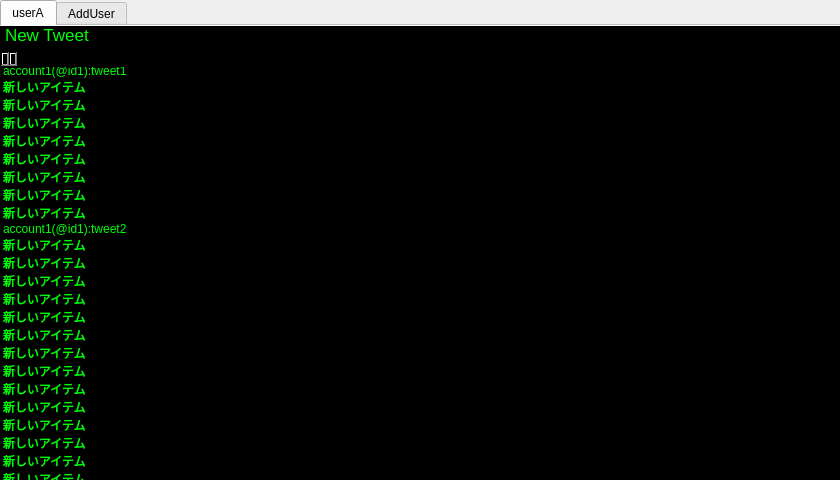
<?xml version="1.0" encoding="UTF-8"?>
<ui version="4.0">
 <class>Dialog</class>
 <widget class="QDialog" name="Dialog">
  <property name="geometry">
   <rect>
    <x>0</x>
    <y>0</y>
    <width>840</width>
    <height>480</height>
   </rect>
  </property>
  <property name="maximumSize">
   <size>
    <width>840</width>
    <height>25600</height>
   </size>
  </property>
  <property name="mouseTracking">
   <bool>false</bool>
  </property>
  <property name="windowTitle">
   <string>Dialog</string>
  </property>
  <widget class="QTabWidget" name="tabWidget">
   <property name="geometry">
    <rect>
     <x>0</x>
     <y>0</y>
     <width>840</width>
     <height>480</height>
    </rect>
   </property>
   <property name="focusPolicy">
    <enum>Qt::TabFocus</enum>
   </property>
   <property name="styleSheet">
    <string notr="true">selection-color: rgb(0, 0, 0);</string>
   </property>
   <property name="tabPosition">
    <enum>QTabWidget::North</enum>
   </property>
   <property name="tabShape">
    <enum>QTabWidget::Rounded</enum>
   </property>
   <property name="currentIndex">
    <number>0</number>
   </property>
   <property name="elideMode">
    <enum>Qt::ElideRight</enum>
   </property>
   <property name="usesScrollButtons">
    <bool>false</bool>
   </property>
   <property name="documentMode">
    <bool>true</bool>
   </property>
   <widget class="QWidget" name="tab">
    <attribute name="title">
     <string>userA</string>
    </attribute>
    <widget class="QListWidget" name="listWidget">
     <property name="enabled">
      <bool>true</bool>
     </property>
     <property name="geometry">
      <rect>
       <x>0</x>
       <y>38</y>
       <width>840</width>
       <height>441</height>
      </rect>
     </property>
     <property name="cursor" stdset="0">
      <cursorShape>ArrowCursor</cursorShape>
     </property>
     <property name="focusPolicy">
      <enum>Qt::TabFocus</enum>
     </property>
     <property name="autoFillBackground">
      <bool>true</bool>
     </property>
     <property name="styleSheet">
      <string notr="true">background-color: rgb(0, 0, 0);
gridline-color: rgb(0, 0, 0);
color: rgb(0, 255, 9);
border-color: rgb(61, 61, 61);
</string>
     </property>
     <property name="frameShape">
      <enum>QFrame::NoFrame</enum>
     </property>
     <property name="frameShadow">
      <enum>QFrame::Plain</enum>
     </property>
     <property name="lineWidth">
      <number>0</number>
     </property>
     <property name="verticalScrollBarPolicy">
      <enum>Qt::ScrollBarAlwaysOff</enum>
     </property>
     <property name="horizontalScrollBarPolicy">
      <enum>Qt::ScrollBarAlwaysOff</enum>
     </property>
     <property name="tabKeyNavigation">
      <bool>false</bool>
     </property>
     <property name="showDropIndicator" stdset="0">
      <bool>false</bool>
     </property>
     <property name="alternatingRowColors">
      <bool>false</bool>
     </property>
     <property name="selectionMode">
      <enum>QAbstractItemView::SingleSelection</enum>
     </property>
     <property name="iconSize">
      <size>
       <width>0</width>
       <height>0</height>
      </size>
     </property>
     <property name="textElideMode">
      <enum>Qt::ElideNone</enum>
     </property>
     <property name="verticalScrollMode">
      <enum>QAbstractItemView::ScrollPerPixel</enum>
     </property>
     <property name="horizontalScrollMode">
      <enum>QAbstractItemView::ScrollPerItem</enum>
     </property>
     <property name="movement">
      <enum>QListView::Free</enum>
     </property>
     <property name="flow">
      <enum>QListView::TopToBottom</enum>
     </property>
     <property name="isWrapping" stdset="0">
      <bool>false</bool>
     </property>
     <property name="resizeMode">
      <enum>QListView::Adjust</enum>
     </property>
     <property name="layoutMode">
      <enum>QListView::Batched</enum>
     </property>
     <property name="viewMode">
      <enum>QListView::ListMode</enum>
     </property>
     <property name="batchSize">
      <number>100</number>
     </property>
     <item>
      <property name="text">
       <string>account1(@id1):tweet1</string>
      </property>
     </item>
     <item>
      <property name="text">
       <string>新しいアイテム</string>
      </property>
     </item>
     <item>
      <property name="text">
       <string>新しいアイテム</string>
      </property>
     </item>
     <item>
      <property name="text">
       <string>新しいアイテム</string>
      </property>
     </item>
     <item>
      <property name="text">
       <string>新しいアイテム</string>
      </property>
     </item>
     <item>
      <property name="text">
       <string>新しいアイテム</string>
      </property>
     </item>
     <item>
      <property name="text">
       <string>新しいアイテム</string>
      </property>
     </item>
     <item>
      <property name="text">
       <string>新しいアイテム</string>
      </property>
     </item>
     <item>
      <property name="text">
       <string>新しいアイテム</string>
      </property>
     </item>
     <item>
      <property name="text">
       <string>account1(@id1):tweet2</string>
      </property>
     </item>
     <item>
      <property name="text">
       <string>新しいアイテム</string>
      </property>
     </item>
     <item>
      <property name="text">
       <string>新しいアイテム</string>
      </property>
     </item>
     <item>
      <property name="text">
       <string>新しいアイテム</string>
      </property>
     </item>
     <item>
      <property name="text">
       <string>新しいアイテム</string>
      </property>
     </item>
     <item>
      <property name="text">
       <string>新しいアイテム</string>
      </property>
     </item>
     <item>
      <property name="text">
       <string>新しいアイテム</string>
      </property>
     </item>
     <item>
      <property name="text">
       <string>新しいアイテム</string>
      </property>
     </item>
     <item>
      <property name="text">
       <string>新しいアイテム</string>
      </property>
     </item>
     <item>
      <property name="text">
       <string>新しいアイテム</string>
      </property>
     </item>
     <item>
      <property name="text">
       <string>新しいアイテム</string>
      </property>
     </item>
     <item>
      <property name="text">
       <string>新しいアイテム</string>
      </property>
     </item>
     <item>
      <property name="text">
       <string>新しいアイテム</string>
      </property>
     </item>
     <item>
      <property name="text">
       <string>新しいアイテム</string>
      </property>
     </item>
     <item>
      <property name="text">
       <string>新しいアイテム</string>
      </property>
     </item>
     <item>
      <property name="text">
       <string>新しいアイテム</string>
      </property>
     </item>
     <item>
      <property name="text">
       <string>新しいアイテム</string>
      </property>
     </item>
     <item>
      <property name="text">
       <string>新しいアイテム</string>
      </property>
     </item>
     <item>
      <property name="text">
       <string>新しいアイテム</string>
      </property>
     </item>
     <item>
      <property name="text">
       <string>新しいアイテム</string>
      </property>
     </item>
     <item>
      <property name="text">
       <string>新しいアイテム</string>
      </property>
     </item>
     <item>
      <property name="text">
       <string>新しいアイテム</string>
      </property>
     </item>
     <item>
      <property name="text">
       <string>新しいアイテム</string>
      </property>
     </item>
     <item>
      <property name="text">
       <string>account1(@id1):tweet3</string>
      </property>
     </item>
     <item>
      <property name="text">
       <string>account2(@id2):tweet4</string>
      </property>
     </item>
    </widget>
    <widget class="QTextEdit" name="textEdit_6">
     <property name="geometry">
      <rect>
       <x>0</x>
       <y>20</y>
       <width>18</width>
       <height>21</height>
      </rect>
     </property>
     <property name="focusPolicy">
      <enum>Qt::TabFocus</enum>
     </property>
     <property name="styleSheet">
      <string notr="true">background-color: rgb(0, 0, 0);
color: rgb(0, 255, 9);</string>
     </property>
     <property name="verticalScrollBarPolicy">
      <enum>Qt::ScrollBarAlwaysOff</enum>
     </property>
     <property name="readOnly">
      <bool>true</bool>
     </property>
     <property name="html">
      <string>&lt;!DOCTYPE HTML PUBLIC &quot;-//W3C//DTD HTML 4.0//EN&quot; &quot;http://www.w3.org/TR/REC-html40/strict.dtd&quot;&gt;
&lt;html&gt;&lt;head&gt;&lt;meta name=&quot;qrichtext&quot; content=&quot;1&quot; /&gt;&lt;style type=&quot;text/css&quot;&gt;
p, li { white-space: pre-wrap; }
&lt;/style&gt;&lt;/head&gt;&lt;body style=&quot; font-family:'.SF NS Text'; font-size:13pt; font-weight:400; font-style:normal;&quot;&gt;
&lt;p style=&quot; margin-top:0px; margin-bottom:0px; margin-left:0px; margin-right:0px; -qt-block-indent:0; text-indent:0px;&quot;&gt;&amp;gt;&lt;/p&gt;
&lt;p style=&quot;-qt-paragraph-type:empty; margin-top:0px; margin-bottom:0px; margin-left:0px; margin-right:0px; -qt-block-indent:0; text-indent:0px;&quot;&gt;&lt;br /&gt;&lt;/p&gt;&lt;/body&gt;&lt;/html&gt;</string>
     </property>
     <property name="overwriteMode">
      <bool>false</bool>
     </property>
     <property name="textInteractionFlags">
      <set>Qt::NoTextInteraction</set>
     </property>
    </widget>
    <widget class="QTextEdit" name="textEdit_7">
     <property name="geometry">
      <rect>
       <x>0</x>
       <y>0</y>
       <width>840</width>
       <height>20</height>
      </rect>
     </property>
     <property name="focusPolicy">
      <enum>Qt::TabFocus</enum>
     </property>
     <property name="styleSheet">
      <string notr="true">background-color: rgb(0, 0, 0);
color: rgb(0, 255, 9);</string>
     </property>
     <property name="verticalScrollBarPolicy">
      <enum>Qt::ScrollBarAlwaysOff</enum>
     </property>
     <property name="readOnly">
      <bool>true</bool>
     </property>
     <property name="html">
      <string>&lt;!DOCTYPE HTML PUBLIC &quot;-//W3C//DTD HTML 4.0//EN&quot; &quot;http://www.w3.org/TR/REC-html40/strict.dtd&quot;&gt;
&lt;html&gt;&lt;head&gt;&lt;meta name=&quot;qrichtext&quot; content=&quot;1&quot; /&gt;&lt;style type=&quot;text/css&quot;&gt;
p, li { white-space: pre-wrap; }
&lt;/style&gt;&lt;/head&gt;&lt;body style=&quot; font-family:'.SF NS Text'; font-size:13pt; font-weight:400; font-style:normal;&quot;&gt;
&lt;p style=&quot; margin-top:0px; margin-bottom:0px; margin-left:0px; margin-right:0px; -qt-block-indent:0; text-indent:0px;&quot;&gt;New Tweet&lt;/p&gt;&lt;/body&gt;&lt;/html&gt;</string>
     </property>
     <property name="overwriteMode">
      <bool>false</bool>
     </property>
     <property name="textInteractionFlags">
      <set>Qt::NoTextInteraction</set>
     </property>
    </widget>
    <widget class="QTextEdit" name="textEdit_5">
     <property name="geometry">
      <rect>
       <x>18</x>
       <y>20</y>
       <width>822</width>
       <height>21</height>
      </rect>
     </property>
     <property name="cursor" stdset="0">
      <cursorShape>IBeamCursor</cursorShape>
     </property>
     <property name="styleSheet">
      <string notr="true">color: rgb(255, 255, 255);
background-color: rgb(0, 0, 0);</string>
     </property>
     <property name="verticalScrollBarPolicy">
      <enum>Qt::ScrollBarAlwaysOff</enum>
     </property>
    </widget>
   </widget>
   <widget class="QWidget" name="tab_2">
    <attribute name="title">
     <string>AddUser</string>
    </attribute>
    <widget class="QTextEdit" name="textEdit_2">
     <property name="geometry">
      <rect>
       <x>0</x>
       <y>0</y>
       <width>840</width>
       <height>441</height>
      </rect>
     </property>
     <property name="focusPolicy">
      <enum>Qt::TabFocus</enum>
     </property>
     <property name="styleSheet">
      <string notr="true">background-color: rgb(0, 0, 0);
color: rgb(0, 255, 9);</string>
     </property>
     <property name="verticalScrollBarPolicy">
      <enum>Qt::ScrollBarAlwaysOff</enum>
     </property>
     <property name="readOnly">
      <bool>true</bool>
     </property>
     <property name="html">
      <string>&lt;!DOCTYPE HTML PUBLIC &quot;-//W3C//DTD HTML 4.0//EN&quot; &quot;http://www.w3.org/TR/REC-html40/strict.dtd&quot;&gt;
&lt;html&gt;&lt;head&gt;&lt;meta name=&quot;qrichtext&quot; content=&quot;1&quot; /&gt;&lt;style type=&quot;text/css&quot;&gt;
p, li { white-space: pre-wrap; }
&lt;/style&gt;&lt;/head&gt;&lt;body style=&quot; font-family:'.SF NS Text'; font-size:13pt; font-weight:400; font-style:normal;&quot;&gt;
&lt;p style=&quot; margin-top:0px; margin-bottom:0px; margin-left:0px; margin-right:0px; -qt-block-indent:0; text-indent:0px;&quot;&gt;Please input UserID&lt;/p&gt;&lt;/body&gt;&lt;/html&gt;</string>
     </property>
     <property name="overwriteMode">
      <bool>true</bool>
     </property>
     <property name="textInteractionFlags">
      <set>Qt::NoTextInteraction</set>
     </property>
    </widget>
    <widget class="QTextEdit" name="textEdit_3">
     <property name="geometry">
      <rect>
       <x>0</x>
       <y>440</y>
       <width>18</width>
       <height>21</height>
      </rect>
     </property>
     <property name="focusPolicy">
      <enum>Qt::TabFocus</enum>
     </property>
     <property name="styleSheet">
      <string notr="true">background-color: rgb(0, 0, 0);
color: rgb(0, 255, 9);</string>
     </property>
     <property name="verticalScrollBarPolicy">
      <enum>Qt::ScrollBarAlwaysOff</enum>
     </property>
     <property name="readOnly">
      <bool>false</bool>
     </property>
     <property name="html">
      <string>&lt;!DOCTYPE HTML PUBLIC &quot;-//W3C//DTD HTML 4.0//EN&quot; &quot;http://www.w3.org/TR/REC-html40/strict.dtd&quot;&gt;
&lt;html&gt;&lt;head&gt;&lt;meta name=&quot;qrichtext&quot; content=&quot;1&quot; /&gt;&lt;style type=&quot;text/css&quot;&gt;
p, li { white-space: pre-wrap; }
&lt;/style&gt;&lt;/head&gt;&lt;body style=&quot; font-family:'.SF NS Text'; font-size:13pt; font-weight:400; font-style:normal;&quot;&gt;
&lt;p style=&quot; margin-top:0px; margin-bottom:0px; margin-left:0px; margin-right:0px; -qt-block-indent:0; text-indent:0px;&quot;&gt;&amp;gt;&lt;/p&gt;
&lt;p style=&quot;-qt-paragraph-type:empty; margin-top:0px; margin-bottom:0px; margin-left:0px; margin-right:0px; -qt-block-indent:0; text-indent:0px;&quot;&gt;&lt;br /&gt;&lt;/p&gt;&lt;/body&gt;&lt;/html&gt;</string>
     </property>
     <property name="overwriteMode">
      <bool>true</bool>
     </property>
     <property name="textInteractionFlags">
      <set>Qt::TextEditorInteraction</set>
     </property>
    </widget>
    <widget class="QTextEdit" name="textEdit_4">
     <property name="geometry">
      <rect>
       <x>18</x>
       <y>440</y>
       <width>822</width>
       <height>21</height>
      </rect>
     </property>
     <property name="styleSheet">
      <string notr="true">color: rgb(0, 255, 9);
background-color: rgb(0, 0, 0);</string>
     </property>
     <property name="verticalScrollBarPolicy">
      <enum>Qt::ScrollBarAlwaysOff</enum>
     </property>
    </widget>
   </widget>
  </widget>
 </widget>
 <resources/>
 <connections/>
</ui>
